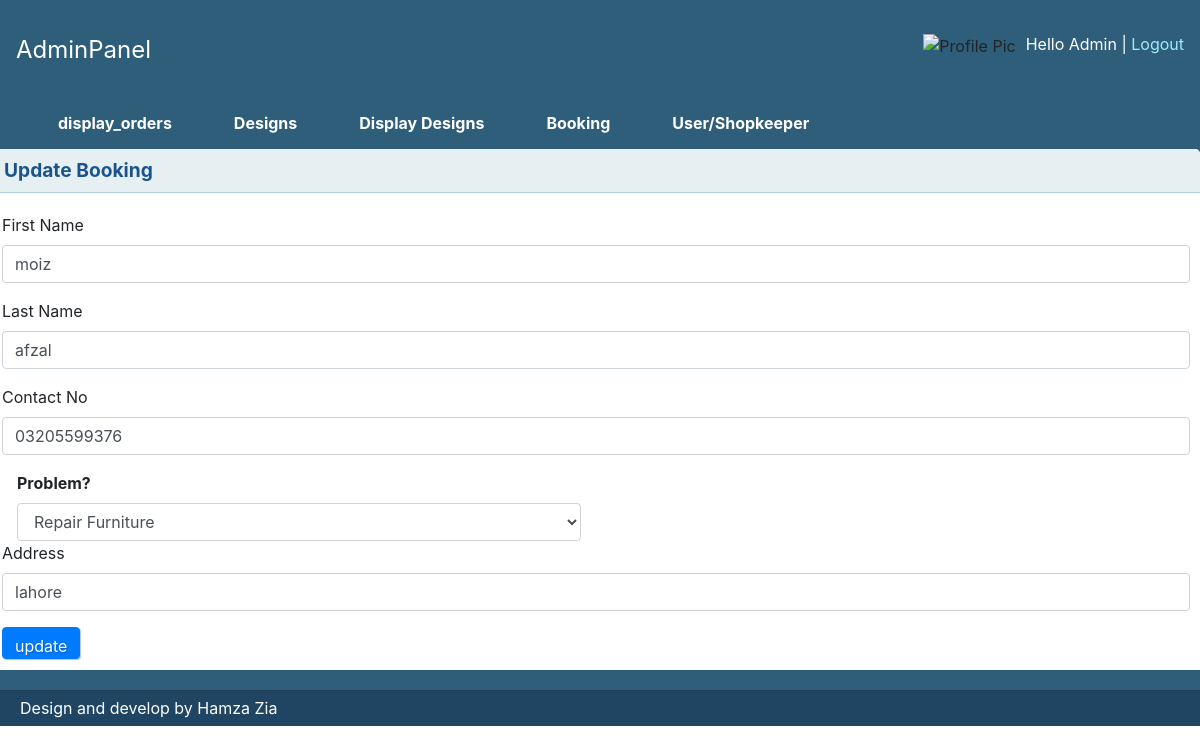
The page /admin/update_booking.php?id=8 (signed in) on the database its author committed.
### tables this page shows
CREATE TABLE `book_a_carpenter` (
  `id` int(11) NOT NULL,
  `user_id` int(11) NOT NULL,
  `fname` varchar(50) NOT NULL,
  `lname` varchar(50) NOT NULL,
  `contact` varchar(11) NOT NULL,
  `problem` varchar(50) NOT NULL,
  `address` varchar(255) NOT NULL,
  `status` varchar(10) NOT NULL,
  `date` datetime NOT NULL,
  `completedDate` datetime NOT NULL
);

### admin/update_booking.php (the view, shortened to what this page needs)
  <?php
 include "header.php";
 $link=mysqli_connect("localhost","root","");
 mysqli_select_db($link,"fyp_2");
 $id=$_GET["id"];
 $res=mysqli_query($link,"select * from book_a_carpenter where id=$id");
 while($row=mysqli_fetch_array($res))
 {
   $fname=$row["fname"];
    $lname=$row["lname"];
   $contact=$row["contact"];
   $address=$row["address"];
 }
?>
<div class=""style="padding-top:35px;">
    <div class="box round first">
        <h2>Update Booking</h2>
        <div class="block">
          <form form name="form1 " action ="" method="post" >
<div class="form-group">
  <label >First Name</label>
  <input type="text" class="form-control" name="fname" value="<?php echo $fname;?>"placeholder="Enter First Name">
  </div>
  <div class="form-group">
    <label >Last Name</label>
    <input type="text" class="form-control" name="lname" value="<?php echo $lname;?>"placeholder="Enter Last Name">
    </div>
  <div class="form-group">
    <label >Contact No</label>
    <input type="text" class="form-control" name="contact" value="<?php echo $contact;?>" placeholder="Enter Contact">
    </div>
    <div class="col-md-6">
   <label ><b>Problem?</b></label>
   <div>
   <select class="form-control" name="pro">
   <option value="Repair Furniture">Repair Furniture</option>
   </select>
   </div>
   </div>
   <div class="form-group">
     <label >Address</label>
     <input type="text" class="form-control" name="address" value="<?php echo $address;?>"placeholder="Enter Address">
     </div>
<button type="submit" name="submit1" class="btn btn-primary">update</button>
</form>
        </div>
    </div>
<?php
 include "footer.php";
?>

### admin/css/layout.css (style rules this page uses)
body { background: #fff; color: #333; font-size: 11px; padding: 0 0 0px; }
h1, h2, h3, h4, h5, h6 { line-height:1.2em; margin-bottom:.3em; }
h2 { margin-top:1em; }
.box { background:#fff; margin-bottom:20px; padding:10px 10px 10px 10px; margin-left:-8px; }
.box.round { -moz-border-radius: 5px 5px 0px 0px; -webkit-border-radius: 5px 5px 0px 0px; border-radius: 5px 5px 0px 0px; }
.box h2 { font-size:1.2em; font-weight:bold; color:#1B548D; background:#E6F0F3; margin:-10px -10px 0 -10px; padding:10px 12px; border-bottom:1px solid #B3CBD6; -moz-border-radius: 5px 5px 0px 0px; -webkit-border-radius: 5px 5px 0px 0px; border-radius: 5px 5px 0px 0px; }
.box.first { margin-top:20px; }
.block { padding-top:20px; }
.block { padding-bottom:1px; }
.btn, .btn-icon, .btn-mini { background-repeat: repeat-x; color: #FFF; font-weight: bold; display: inline-block; text-decoration: none; border-width: 1px; border-style: solid; padding: 0 15px 4px; *padding: 0 7px 4px; margin: 0; text-shadow: 1px 1px 1px rgba(0,0,0,.2); -moz-box-shadow: 1px 1px 1px rgba(0,0,0,.25); -webkit-box-shadow: 1px 1px 1px rgba(0,0,0,.25); -moz-border-radius: 4px; -webkit-border-radius: 4px; filter: progid:DXImageTransform.Microsoft.Shadow(color=#999999,direction=135,strength=2); cursor: pointer; position: relative; }
.btn, .btn-icon { background-position: 0 -80px; font-size: 12px; height: 32px; line-height: 29px; }
.btn, .btn-icon, .btn-mini, .btn:visited, .btn-icon:visited, .btn-mini:visited { background-image: url(../img/bg-lite.png); background-color: #F90; border-color: #D58000; color: #FFF; }

### rows shown on the page
book_a_carpenter: fname "moiz", lname "afzal", contact "03205599376", address "lahore"
